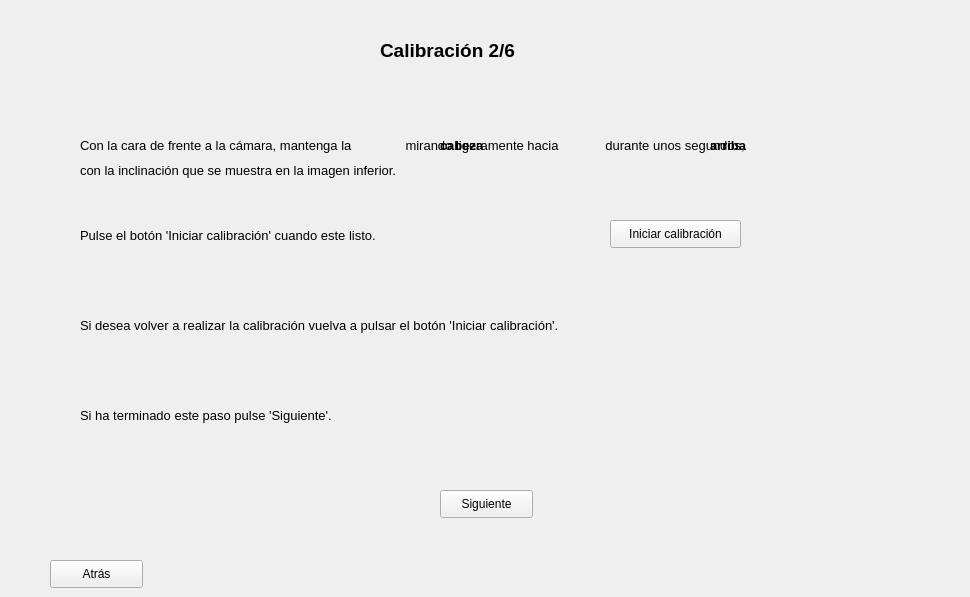
    <widget class="QWidget" name="page_11">
     <widget class="QLabel" name="label_33">
      <property name="geometry">
       <rect>
        <x>380</x>
        <y>30</y>
        <width>201</width>
        <height>41</height>
       </rect>
      </property>
      <property name="font">
       <font>
        <pointsize>14</pointsize>
        <weight>75</weight>
        <bold>true</bold>
       </font>
      </property>
      <property name="text">
       <string>Calibración 2/6</string>
      </property>
     </widget>
     <widget class="QLabel" name="label_34">
      <property name="geometry">
       <rect>
        <x>80</x>
        <y>130</y>
        <width>861</width>
        <height>31</height>
       </rect>
      </property>
      <property name="font">
       <font>
        <pointsize>10</pointsize>
       </font>
      </property>
      <property name="text">
       <string>Con la cara de frente a la cámara, mantenga la               mirando ligeramente hacia             durante unos segundos, </string>
      </property>
     </widget>
     <widget class="QLabel" name="label_38">
      <property name="geometry">
       <rect>
        <x>80</x>
        <y>220</y>
        <width>411</width>
        <height>31</height>
       </rect>
      </property>
      <property name="font">
       <font>
        <pointsize>10</pointsize>
       </font>
      </property>
      <property name="text">
       <string>Pulse el botón 'Iniciar calibración' cuando este listo.</string>
      </property>
     </widget>
     <widget class="QLabel" name="label_39">
      <property name="geometry">
       <rect>
        <x>80</x>
        <y>300</y>
        <width>681</width>
        <height>51</height>
       </rect>
      </property>
      <property name="font">
       <font>
        <pointsize>10</pointsize>
       </font>
      </property>
      <property name="text">
       <string>Si desea volver a realizar la calibración vuelva a pulsar el botón 'Iniciar calibración'.</string>
      </property>
     </widget>
     <widget class="QLabel" name="label_40">
      <property name="geometry">
       <rect>
        <x>80</x>
        <y>400</y>
        <width>351</width>
        <height>31</height>
       </rect>
      </property>
      <property name="font">
       <font>
        <pointsize>10</pointsize>
       </font>
      </property>
      <property name="text">
       <string>Si ha terminado este paso pulse 'Siguiente'.</string>
      </property>
     </widget>
     <widget class="QPushButton" name="pushButton_23">
      <property name="geometry">
       <rect>
        <x>50</x>
        <y>560</y>
        <width>93</width>
        <height>28</height>
       </rect>
      </property>
      <property name="text">
       <string>Atrás</string>
      </property>
     </widget>
     <widget class="QPushButton" name="pushButton_24">
      <property name="geometry">
       <rect>
        <x>440</x>
        <y>490</y>
        <width>93</width>
        <height>28</height>
       </rect>
      </property>
      <property name="text">
       <string>Siguiente</string>
      </property>
     </widget>
     <widget class="QPushButton" name="pushButton_25">
      <property name="geometry">
       <rect>
        <x>610</x>
        <y>220</y>
        <width>131</width>
        <height>28</height>
       </rect>
      </property>
      <property name="text">
       <string>Iniciar calibración</string>
      </property>
     </widget>
     <widget class="QLabel" name="cali2">
      <property name="geometry">
       <rect>
        <x>290</x>
        <y>430</y>
        <width>401</width>
        <height>51</height>
       </rect>
      </property>
      <property name="palette">
       <palette>
        <active>
         <colorrole role="Text">
          <brush brushstyle="SolidPattern">
           <color alpha="255">
            <red>255</red>
            <green>0</green>
            <blue>0</blue>
           </color>
          </brush>
         </colorrole>
        </active>
        <inactive>
         <colorrole role="Text">
          <brush brushstyle="SolidPattern">
           <color alpha="255">
            <red>255</red>
            <green>0</green>
            <blue>0</blue>
           </color>
          </brush>
         </colorrole>
        </inactive>
        <disabled>
         <colorrole role="Text">
          <brush brushstyle="SolidPattern">
           <color alpha="255">
            <red>255</red>
            <green>0</green>
            <blue>0</blue>
           </color>
          </brush>
         </colorrole>
        </disabled>
       </palette>
      </property>
      <property name="font">
       <font>
        <pointsize>12</pointsize>
       </font>
      </property>
      <property name="text">
       <string/>
      </property>
      <property name="alignment">
       <set>Qt::AlignCenter</set>
      </property>
     </widget>
     <widget class="QLabel" name="label_68">
      <property name="geometry">
       <rect>
        <x>710</x>
        <y>130</y>
        <width>51</width>
        <height>31</height>
       </rect>
      </property>
      <property name="font">
       <font>
        <pointsize>10</pointsize>
        <weight>75</weight>
        <bold>true</bold>
       </font>
      </property>
      <property name="text">
       <string>arriba</string>
      </property>
     </widget>
     <widget class="QLabel" name="label_69">
      <property name="geometry">
       <rect>
        <x>440</x>
        <y>130</y>
        <width>61</width>
        <height>31</height>
       </rect>
      </property>
      <property name="font">
       <font>
        <pointsize>10</pointsize>
        <weight>75</weight>
        <bold>true</bold>
       </font>
      </property>
      <property name="text">
       <string>cabeza</string>
      </property>
     </widget>
     <widget class="QLabel" name="label_189">
      <property name="geometry">
       <rect>
        <x>80</x>
        <y>160</y>
        <width>511</width>
        <height>21</height>
       </rect>
      </property>
      <property name="font">
       <font>
        <pointsize>10</pointsize>
       </font>
      </property>
      <property name="text">
       <string>con la inclinación que se muestra en la imagen inferior.</string>
      </property>
     </widget>
     <widget class="QLabel" name="label_86">
      <property name="geometry">
       <rect>
        <x>760</x>
        <y>385</y>
        <width>201</width>
        <height>201</height>
       </rect>
      </property>
      <property name="text">
       <string>&lt;html&gt;&lt;head/&gt;&lt;body&gt;&lt;p&gt;&lt;img src=&quot;:/photos/fotos/cabeza_arriba.jpg&quot;/&gt;&lt;/p&gt;&lt;/body&gt;&lt;/html&gt;</string>
      </property>
     </widget>
    </widget>
